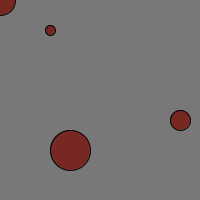
Frame 1 (no input)
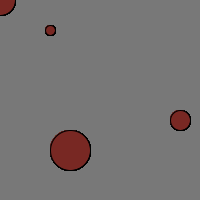
Frame 60 (the mouse pressed at the canvas centre just before this capture)
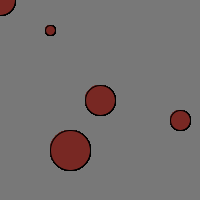
Frame 120 (the mouse held since frame 60 and released just before this capture)

The Processing sketch that drew these frames (run headless with seeded random() and noise(); from frame 60 on, the mouse is pressed at the canvas centre):

// Processing sketch: processing_85549
// ── processing_85549.pde

void setup () 
{
size(200,200);
background(120);
smooth();
}

void draw ()
{
  fill(120,40,35);
  ellipse(mouseX,mouseY,30,30);
  ellipse(180,120,20,20);
  ellipse(50,30,10,10);
  ellipse(70,150,40,40);
  println(mouseX); 
}
